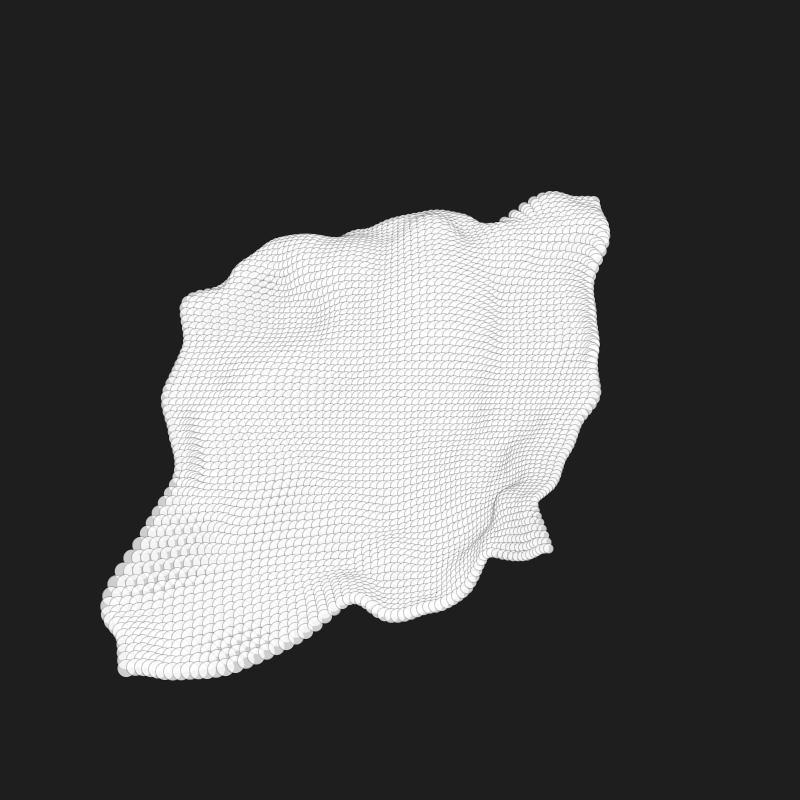
Frame 1 (no input)
Frame 60 (the mouse pressed at the canvas centre just before this capture): identical to frame 1, image omitted
Frame 120 (the mouse held since frame 60 and released just before this capture): identical to frame 1, image omitted

The Processing sketch that drew this single still picture (run headless with seeded random() and noise(); from frame 60 on, the mouse is pressed at the canvas centre):

// Processing sketch: ch1_listing_i1v01
// ── ch1_listing_i1v01.pde
String folder;
long timeStamp;
String sketchName;
int bgColor = 30;
 
void setup() {
  
  sketchName = getClass().getSimpleName();
  folder = ""+year()+"-"+hour()+"-"+minute()+"_"+second();
  
  size(800, 800);
  pixelDensity(displayDensity());
  background(bgColor);
  stroke(0,50);
  fill(255,200);
  setRandom();
}

void setRandom(){
float xstart = random(10);
  float ynoise = random(10);
  translate(width/2, height/2);
  for(float y = -(height/8); y <=(height/8); y+=3){
    ynoise +=0.02;
    float xnoise = xstart;
    for(float x = -(width/8); x<=(width/8); x+=3){
      xnoise+=0.02;
      drawPoint(x,y, noise(xnoise,ynoise));
    }  
  }  
}

void mousePressed(){
  background(bgColor);
  setRandom();
    timeStamp = System.currentTimeMillis();
  save("export"+"/"+sketchName+"_"+timeStamp+".png");
  
}

void drawPoint(float x,float y,float noiseFactor){
  pushMatrix();                 
  translate(x * noiseFactor * 4, y * noiseFactor * 4);
  float edgeSize = noiseFactor * 26;
  ellipse(0,0,edgeSize,edgeSize);
  popMatrix(); 
}

void draw(){} // need draw function so that pallication loops and detects mousePressed
